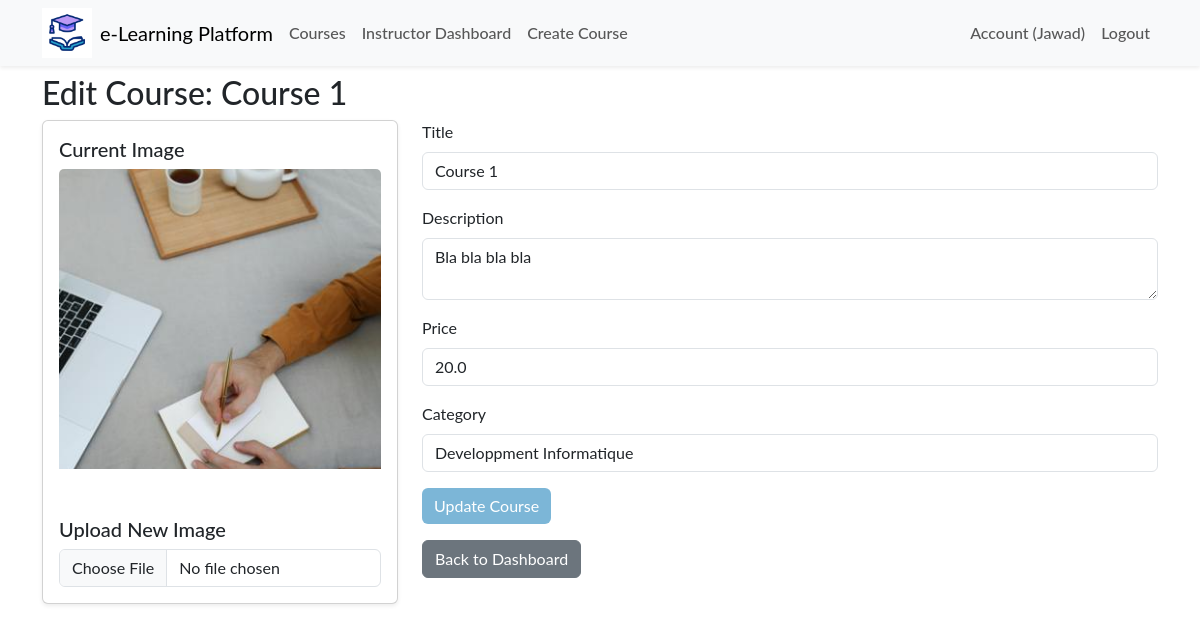
/courses/edit/1 (signed in), run on the app's committed database.
### app/models.py (models this page shows, shortened)
class User(db.Model, UserMixin):
    id = db.Column(db.Integer, primary_key=True)
    name = db.Column(db.String(50), nullable=False)
    email = db.Column(db.String(120), unique=True, nullable=False)
    role = db.Column(db.String(10))  # 'student' or 'instructor'
    password_hash = db.Column(db.String(128), nullable=False)
    created_at = db.Column(db.DateTime, default=datetime.utcnow)

class Course(db.Model):
    id = db.Column(db.Integer, primary_key=True)
    title = db.Column(db.String(100), nullable=False)
    description = db.Column(db.Text, nullable=False)
    courseImage =db.Column(db.String(50), nullable=False, default='default.jpg')
    price = db.Column(db.Float, nullable=False)
    teacher_id = db.Column(db.Integer, db.ForeignKey('user.id'), nullable=False)
    created_at = db.Column(db.DateTime, default=datetime.utcnow)
    instructor = db.relationship('User', backref='courses', lazy=True)
    lessons = db.relationship('Lesson', back_populates='course', lazy=True)  # Change backref to back_populates
    category_id = db.Column(db.Integer, db.ForeignKey('category.id'), nullable=False)
    category = db.relationship('Category', backref='courses', lazy=True)

### app/routes/course.py (the view, shortened to what this page needs)
@bp.route('/edit/<int:course_id>', methods=['GET', 'POST'])
@login_required
def edit_course(course_id):
    if current_user.role != 'instructor':
        flash('Only instructors can edit courses.', 'danger')
        return redirect(url_for('main.index'))
    course = Course.query.get_or_404(course_id)
    if course.teacher_id != current_user.id:
        flash('You do not have permission to edit this course.', 'danger')
        return redirect(url_for('course.instructor_dashboard'))
    form = CourseForm(obj=course)
    return render_template('edit_course.html', form=form, course=course)

### app/routes/course.py
class CourseForm(FlaskForm):
    title = StringField('Title', validators=[DataRequired()])
    description = TextAreaField('Description', validators=[DataRequired()])
    courseImage = FileField('Add Image', validators=[FileAllowed(['jpg','png','jfif'])])
    price = FloatField('Price', validators=[DataRequired()])
    category_id = SelectField('Category', validators=[DataRequired()], coerce=int)
    submit = SubmitField('Create Course')
    def __init__(self, *args, **kwargs):
        super(CourseForm, self).__init__(*args, **kwargs)
        self.category_id.choices = [(category.id, category.name) for category in Category.query.all()]

### app/__init__.py (called while the page is built)
def create_app(config_class='config.Config'):
    app = Flask(__name__)
    app.config.from_object(config_class)
    db.init_app(app)
    migrate.init_app(app, db)
    login_manager.init_app(app)
    login_manager.login_view = 'auth.login'
    mail.init_app(app)
    from .models import User
    @login_manager.user_loader
    def load_user(user_id):
        return User.query.get(int(user_id))
    from .routes.main import bp as main_bp
    from .routes.auth import bp as auth_bp
    from .routes.course import bp as course_bp
    app.register_blueprint(main_bp)
    app.register_blueprint(auth_bp)
    app.register_blueprint(course_bp)
    return app

### app/templates/edit_course.html (shortened to what this page needs)
{% extends 'layout.html' %}
{% block content %}
<h2>Edit Course: {{ course.title }}</h2>
<div class="row">
    <div class="col-md-4">
        <div class="card mb-4 shadow-sm">
            <div class="card-body">
                <h5 class="card-title">Current Image</h5>
                <img src="{{ url_for('static', filename='img_course/' + course.courseImage) }}" class="card-img-top mb-3"
                    alt="{{ course.title }}" style="height: 300px; object-fit: cover;">
            </div>
            <div class="card-body">
                <h5 class="card-title">Upload New Image</h5>
                <input type="file" class="form-control" name="courseImage">
            </div>
        </div>
    </div>
    <div class="col-md-8">
        <form method="POST" enctype="multipart/form-data">
            <div class="mb-3">
                <label for="title" class="form-label">{{ form.title.label }}</label>
                {{ form.title(class="form-control") }}
            </div>
            <div class="mb-3">
                <label for="description" class="form-label">{{ form.description.label }}</label>
                {{ form.description(class="form-control") }}
            </div>
            <div class="mb-3">
                <label for="price" class="form-label">{{ form.price.label }}</label>
                {{ form.price(class="form-control") }}
            </div>
            <div class="mb-3">
                <label for="category_id" class="form-label">{{ form.category_id.label }}</label>
                {{ form.category_id(class="form-control") }}
            </div>
            <div class="mb-3">
                <input type="submit" class="btn btn-primary" value="Update Course">
            </div>
        </form>
        <a href="{{ url_for('course.instructor_dashboard') }}" class="btn btn-secondary">Back to Dashboard</a>
    </div>
</div>
{% endblock %}

### app/templates/layout.html (shortened to what this page needs)
<!DOCTYPE html>
<html lang="en">
  <head>
    <link href="https://cdn.jsdelivr.net/npm/bootstrap@5.3.3/dist/css/bootstrap.min.css" rel="stylesheet" />
    <link rel="stylesheet" href="{{ url_for('static', filename='css/main.css') }}" />
  </head>
  <body>
    <nav class="navbar navbar-expand-lg navbar-light bg-light shadow-sm sticky-top">
      <div class="container">
        <img width="50px" src="{{ url_for('static', filename='/img/icone.gif') }}" alt="">
        <a class="navbar-brand mx-2" href="{{ url_for('main.index') }}">e-Learning Platform</a>
        <div class="collapse navbar-collapse" id="navbarNav">
          <ul class="navbar-nav me-auto mb-2 mb-lg-0">
            <li class="nav-item">
              <a class="nav-link" href="{{ url_for('course.list_courses') }}">Courses</a>
            </li>
            {% if current_user.is_authenticated %}
              {% if current_user.role == 'instructor' %}
              <li class="nav-item">
                <a class="nav-link" href="{{ url_for('course.instructor_dashboard') }}">Instructor Dashboard</a>
              </li>
              <li class="nav-item">
                <a class="nav-link" href="{{ url_for('course.create_course') }}">Create Course</a>
              </li>
              {% elif current_user.role == 'student' %}
              <li class="nav-item">
                <a class="nav-link" href="{{ url_for('course.student_dashboard') }}">Student Dashboard</a>
              </li>
              {% endif %}
            {% endif %}
          </ul>
          <ul class="navbar-nav ms-auto">
            {% if current_user.is_authenticated %}
            <li class="nav-item">
              <a class="nav-link" href="{{ url_for('auth.account') }}">Account ({{ current_user.name }})</a>
            </li>
            <li class="nav-item">
              <a class="nav-link" href="{{ url_for('auth.logout') }}">Logout</a>
            </li>
            {% endif %}
          </ul>
        </div>
      </div>
    </nav>
    <div class="container mt-2">{% include 'flash_msg.html' %} {% block content %}{% endblock %}</div>
  </body>
</html>

### app/static/css/main.css (style rules this page uses)
:root { --vert: #7b9b2b; --roze: #fc83cd33; --blue: #0b76b488; }
* { font-family: 'Lato', sans-serif; }
.nav-link { font-weight: 500; position: relative; border: none; }
@media (min-width: 768px) { .nav-link { font-size: 1rem; } }
@media (min-width: 768px) { .nav-link::before { content: ''; position: absolute; bottom: 0; left: 50%; transform: translatex(-50%); width: 0%; height: 2px; background-color: var(--vert); visibility: hidden; transition: 0.3s ease-in-out; } }
.btn-primary { background-color: var(--blue) ; border: none; }

### data on the page
User: name "Jawad"
Course: title "Course 1", courseImage (picture), description "Bla bla bla bla", price "20.0", category_id "Developpment Informatique"
